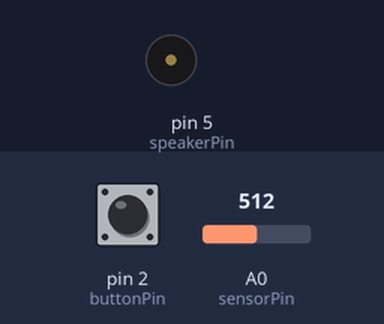
Simulated run of this sketch. Board: Arduino Uno, built with avr-gcc and run on an emulated ATmega328P. Parts: buzzer (waves = sounding). The inputs (shaded band) are chosen by the test bench; at power-on: pin 2 (buttonPin) LOW, A0 (sensorPin) = 512.

Above: at 1.2 s.
1.3 s: pin 2 (buttonPin) pulled HIGH for 0.15 s
At 1.37 s:
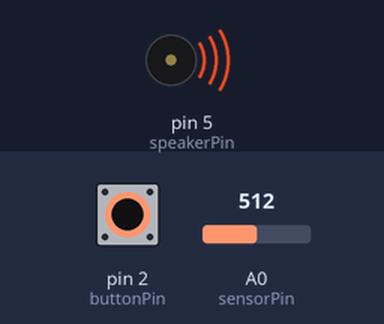
2.9 s: pin 2 (buttonPin) pulled HIGH for 3.2 s
At 6.9 s:
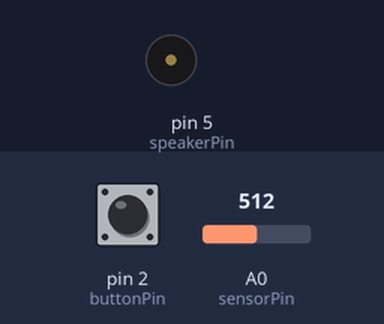
Timing chart, 0 to 8.4 s (numbered marks = the images above; inputs shaded):
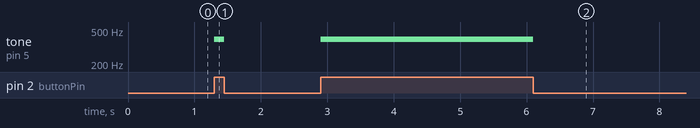

Measured:
- after the input at 1.3 s, tone on pin 5 (speakerPin): silent → 392 Hz at once, → silent 0.15 s later
- after the input at 2.9 s, tone on pin 5 (speakerPin): silent → 392 Hz at once, → silent 3.2 s later

The sketch:

sketch11_04_analog_doremi.ino
```cpp
/* アナログ入力で楽器を作る */

const int sensorPin  = A0;
const int buttonPin  = 2;
const int speakerPin = 5;

int doremi[] = {261, 294, 329, 349, 392, 440, 493, 523};

void setup() {
  pinMode(buttonPin, INPUT);
}

void loop() {
  if (digitalRead(buttonPin) == HIGH) {
    int sensorValue = analogRead(sensorPin);
    int newValue = map(sensorValue, 0, 1024, 0, 8);
    tone(speakerPin, doremi[newValue]);
  } else {
    noTone(speakerPin);
  }
}
```
